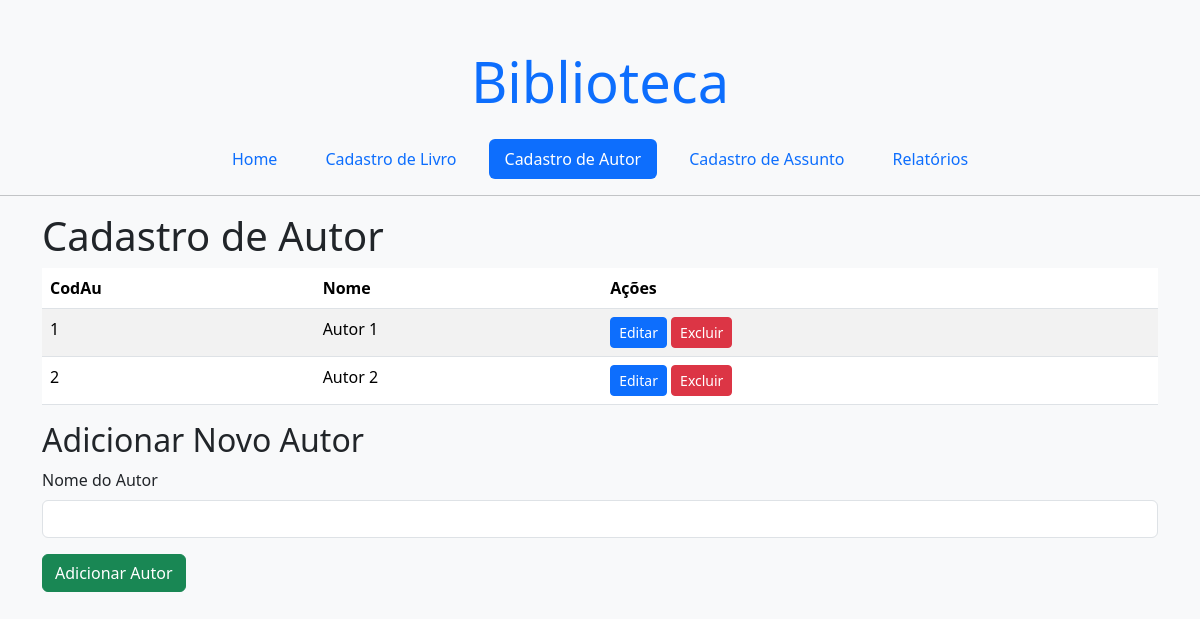
/cadAutor.php, run on the app's committed database.
### tables this page shows
CREATE TABLE Autor (
    CodAu INT PRIMARY KEY AUTO_INCREMENT,
    Nome VARCHAR(40) NOT NULL
);

### cadAutor.php (the view, shortened to what this page needs)
<?php
    include_once(dirname(__FILE__) . '/db.php');
    $autores_atuais=array();
    $sql="SELECT * FROM Autor";
    $resultado=$conn->query($sql);;
    if($resultado->num_rows>0){
        while($row=$resultado->fetch_assoc()){
            $autores_atuais[]=$row;
        }
    }
    include_once(dirname(__FILE__) . '/header.php');
?>
<h1> Cadastro de Autor </h1>
<div class="table-responsive">
    <table class="table table-striped">
        <thead>
            <tr>
                <th>CodAu</th>
                <th>Nome</th>
                <th>Ações</th>
            </tr>
        </thead>
        <tbody>
            <?php foreach($autores_atuais as $autor){ ?>
                <tr>
                    <td><?php echo htmlspecialchars($autor['CodAu']); ?></td>
                    <td><?php echo htmlspecialchars($autor['Nome']); ?></td>
                    <td>
                        <a href="?acao=editar&CodAu=<?php echo urlencode($autor['CodAu']); ?>" class="btn btn-primary btn-sm">Editar</a>
                        <a href="?acao=excluir&CodAu=<?php echo urlencode($autor['CodAu']); ?>" class="btn btn-danger btn-sm" onclick="return confirm('Tem certeza que deseja excluir este autor?');">Excluir</a>
                    </td>
                </tr>
            <?php } ?>
        </tbody>
    </table>
</div>
<h2>Adicionar Novo Autor</h2>
<?php
if(isset($_GET['acao']) && $_GET['acao']=='editar' && isset($_GET['CodAu'])){
    $CodAu_editar=$conn->real_escape_string($_GET['CodAu']);
    $sql="SELECT * FROM Autor WHERE CodAu=$CodAu_editar";
    $resultado=$conn->query($sql);
    if($resultado->num_rows==1){
        $autor_editar=$resultado->fetch_assoc();
        ?>
        <form method="POST" action="?acao=editar&CodAu=<?php echo urlencode($autor_editar['CodAu']); ?>">
            <div class="mb-3">
                <label for="Nome" class="form-label">Nome do Autor</label>
                <input type="text" class="form-control" CodAu="Nome" name="Nome" value="<?php echo htmlspecialchars($autor_editar['Nome']); ?>" required>
            </div>
            <button type="submit" class="btn btn-primary">Atualizar Autor</button>
        </form>
        <hr>
        <?php
    } else {
        echo '<div class="alert alert-danger" role="alert">Autor não encontrado para edição.</div>';
    }
}else{
?>
<form method="POST" action="?acao=adicionar">
    <div class="mb-3">
        <label for="Nome" class="form-label">Nome do Autor</label>
        <input type="text" class="form-control" CodAu="Nome" name="Nome" required>
    </div>
    <button type="submit" class="btn btn-success">Adicionar Autor</button>
</form>
<?php } ?>
<?php
    include_once(dirname(__FILE__) . '/footer.php');

### data on the page
autor: CodAu "1", Nome "Autor 1"
autor: CodAu "2", Nome "Autor 2"
